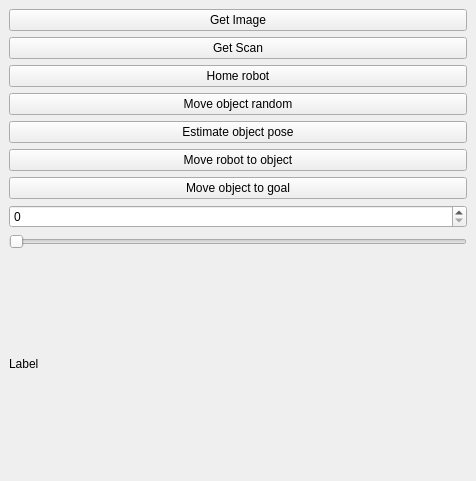
<?xml version="1.0" encoding="UTF-8"?>
<ui version="4.0">
 <class>SamplePlugin</class>
 <widget class="QDockWidget" name="SamplePlugin">
  <property name="geometry">
   <rect>
    <x>0</x>
    <y>0</y>
    <width>476</width>
    <height>481</height>
   </rect>
  </property>
  <property name="windowTitle">
   <string>DockWidget</string>
  </property>
  <widget class="QWidget" name="dockWidgetContents">
   <layout class="QVBoxLayout" name="verticalLayout_2">
    <item>
     <layout class="QVBoxLayout" name="verticalLayout">
      <item>
       <widget class="QPushButton" name="_btn_im">
        <property name="text">
         <string>Get Image</string>
        </property>
       </widget>
      </item>
      <item>
       <widget class="QPushButton" name="_btn_scan">
        <property name="text">
         <string>Get Scan</string>
        </property>
       </widget>
      </item>
      <item>
       <widget class="QPushButton" name="_btn_home">
        <property name="text">
         <string>Home robot</string>
        </property>
       </widget>
      </item>
      <item>
       <widget class="QPushButton" name="_btn_move">
        <property name="text">
         <string>Move object random</string>
        </property>
       </widget>
      </item>
      <item>
       <widget class="QPushButton" name="_btn_pose">
        <property name="text">
         <string>Estimate object pose</string>
        </property>
       </widget>
      </item>
      <item>
       <widget class="QPushButton" name="_btn_obj">
        <property name="text">
         <string>Move robot to object</string>
        </property>
       </widget>
      </item>
      <item>
       <widget class="QPushButton" name="_btn_goal">
        <property name="text">
         <string>Move object to goal</string>
        </property>
       </widget>
      </item>
      <item>
       <widget class="QSpinBox" name="_spinBox"/>
      </item>
      <item>
       <widget class="QSlider" name="_slider">
        <property name="orientation">
         <enum>Qt::Horizontal</enum>
        </property>
       </widget>
      </item>
      <item>
       <widget class="QLabel" name="_label">
        <property name="text">
         <string>Label</string>
        </property>
       </widget>
      </item>
     </layout>
    </item>
   </layout>
  </widget>
 </widget>
 <resources/>
 <connections/>
</ui>
